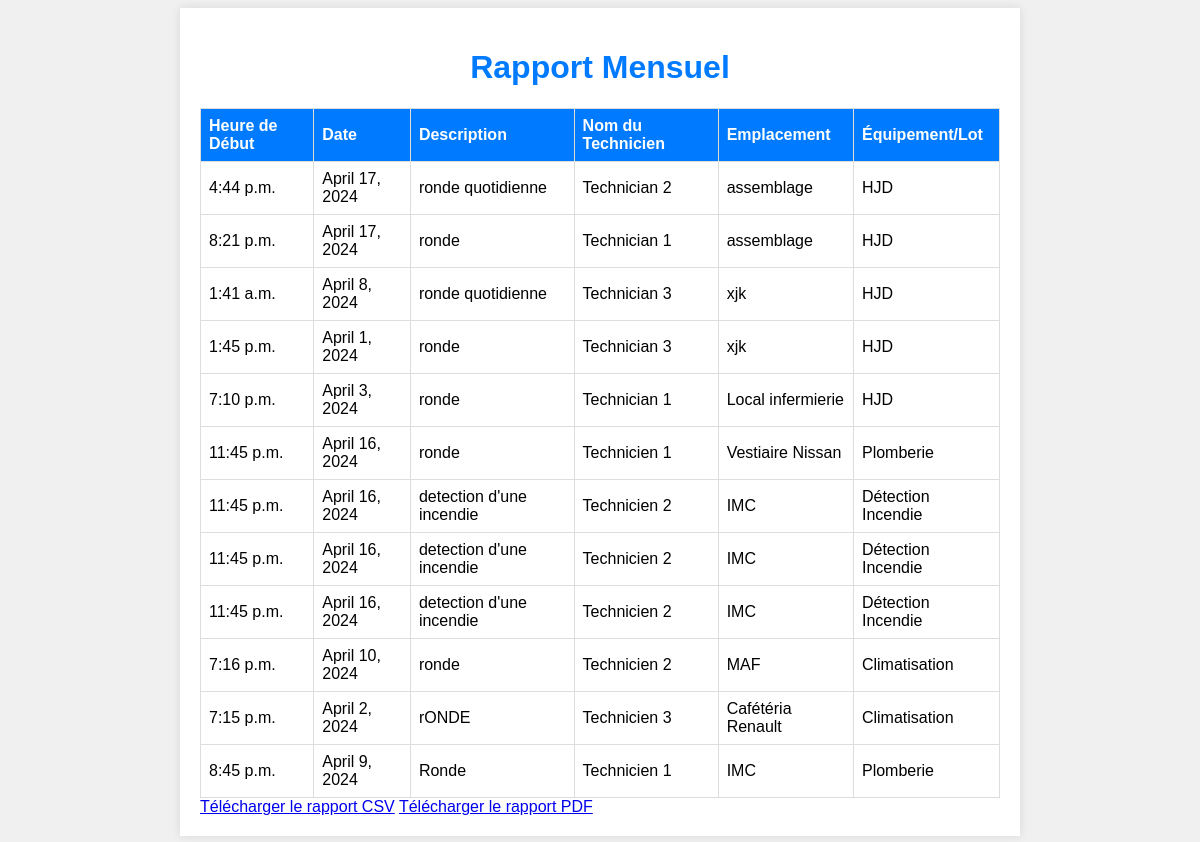
The page /technicians/monthly-reports/ on the database its author committed.
### technicians/models.py (models this page shows, shortened)
class Task(models.Model):
    start_time = models.TimeField()
    description = models.TextField()
    equipment_lot = models.CharField(max_length=100)
    technician_name = models.CharField(max_length=50)
    location = models.CharField(max_length=100)
    date = models.DateField()
    class Meta:
        app_label = 'technicians'  # Specify the app_label for this model

### technicians/views.py (the view)
# urls.py: path('monthly-reports/', views.monthly_reports, name='monthly_reports'),
def monthly_reports(request):
    tasks = Task.objects.all()  # Retrieve all tasks from the database
    return render(request, 'monthly_reports.html', {'tasks': tasks})

### technicians/templates/monthly_reports.html (shortened to what this page needs)
{% load static %}
<!DOCTYPE html>
<html>
<head>
</head>
<body>
    <div class="container">
        <h1>Rapport Mensuel</h1>
        <table>
            <thead>
                <tr>
                    <th>Heure de Début</th>
                    <th>Date</th>
                    <th>Description</th>
                    <th>Nom du Technicien</th>
                    <th>Emplacement</th>
                    <th>Équipement/Lot</th>
                </tr>
            </thead>
            <tbody>
                {% for task in tasks %}
                <tr>
                    <td>{{ task.start_time }}</td>
                    <td>{{ task.date }}</td>
                    <td>{{ task.description }}</td>
                    <td>{{ task.technician_name }}</td>
                    <td>{{ task.location }}</td>
                    <td>{{ task.equipment_lot }}</td>
                </tr>
                {% empty %}
                <tr>
                    <td colspan="6">Aucune tâche enregistrée.</td>
                </tr>
                {% endfor %}
            </tbody>
        </table>
        <a href="{% url 'download_csv' %}" download>Télécharger le rapport CSV</a>
        <a href="{% url 'download_pdf' %}" download>Télécharger le rapport PDF</a>
    </div>
</body>
</html>

### technicians/templates/monthly_reports.html (style rules this page uses)
body { font-family: Arial, sans-serif; background-color: #f0f0f0; }
.container { max-width: 800px; margin: 0 auto; padding: 20px; background-color: #fff; box-shadow: 0 0 10px rgba(0, 0, 0, 0.1); }
h1 { text-align: center; color: #007bff; }
table { width: 100%; border-collapse: collapse; margin-top: 20px; }
table, th, td { border: 1px solid #ddd; padding: 8px; text-align: left; }
table th { background-color: #007bff; color: #fff; }

### rows shown on the page
Task: start_time "4:44 p.m.", date "April 17, 2024", description "ronde quotidienne", technician_name "Technician 2", location "assemblage", equipment_lot "HJD"
Task: start_time "8:21 p.m.", date "April 17, 2024", description "ronde", technician_name "Technician 1", location "assemblage", equipment_lot "HJD"
Task: start_time "1:41 a.m.", date "April 8, 2024", description "ronde quotidienne", technician_name "Technician 3", location "xjk", equipment_lot "HJD"
Task: start_time "1:45 p.m.", date "April 1, 2024", description "ronde", technician_name "Technician 3", location "xjk", equipment_lot "HJD"
Task: start_time "7:10 p.m.", date "April 3, 2024", description "ronde", technician_name "Technician 1", location "Local infermierie", equipment_lot "HJD"
Task: start_time "11:45 p.m.", date "April 16, 2024", description "ronde", technician_name "Technicien 1", location "Vestiaire Nissan", equipment_lot "Plomberie"
Task: start_time "11:45 p.m.", date "April 16, 2024", description "detection d'une incendie", technician_name "Technicien 2", location "IMC", equipment_lot "Détection Incendie"
Task: start_time "11:45 p.m.", date "April 16, 2024", description "detection d'une incendie", technician_name "Technicien 2", location "IMC", equipment_lot "Détection Incendie"
Task: start_time "11:45 p.m.", date "April 16, 2024", description "detection d'une incendie", technician_name "Technicien 2", location "IMC", equipment_lot "Détection Incendie"
Task: start_time "7:16 p.m.", date "April 10, 2024", description "ronde", technician_name "Technicien 2", location "MAF", equipment_lot "Climatisation"
Task: start_time "7:15 p.m.", date "April 2, 2024", description "rONDE", technician_name "Technicien 3", location "Cafétéria Renault", equipment_lot "Climatisation"
Task: start_time "8:45 p.m.", date "April 9, 2024", description "Ronde", technician_name "Technicien 1", location "IMC", equipment_lot "Plomberie"
